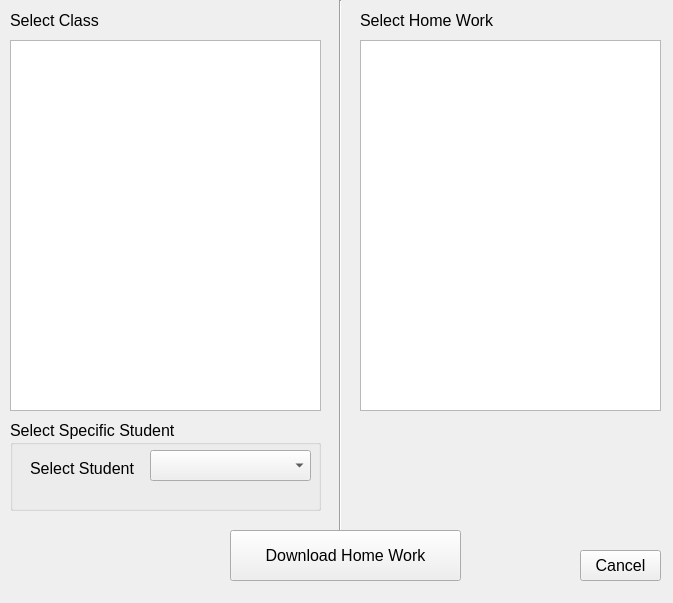
<?xml version="1.0" encoding="UTF-8"?>
<ui version="4.0">
 <class>DownloadFile</class>
 <widget class="QWidget" name="DownloadFile">
  <property name="geometry">
   <rect>
    <x>0</x>
    <y>0</y>
    <width>673</width>
    <height>603</height>
   </rect>
  </property>
  <property name="font">
   <font>
    <pointsize>12</pointsize>
   </font>
  </property>
  <property name="windowTitle">
   <string>Select File For Download</string>
  </property>
  <widget class="QTreeWidget" name="tWSelectHomeWork">
   <property name="geometry">
    <rect>
     <x>360</x>
     <y>40</y>
     <width>301</width>
     <height>371</height>
    </rect>
   </property>
   <property name="font">
    <font>
     <pointsize>12</pointsize>
    </font>
   </property>
   <property name="sortingEnabled">
    <bool>true</bool>
   </property>
   <attribute name="headerVisible">
    <bool>false</bool>
   </attribute>
   <column>
    <property name="text">
     <string notr="true">1</string>
    </property>
   </column>
  </widget>
  <widget class="QGroupBox" name="gBSelectStudent">
   <property name="geometry">
    <rect>
     <x>10</x>
     <y>420</y>
     <width>311</width>
     <height>91</height>
    </rect>
   </property>
   <property name="title">
    <string>Select Specific Student</string>
   </property>
   <widget class="QLabel" name="label">
    <property name="geometry">
     <rect>
      <x>20</x>
      <y>33</y>
      <width>111</width>
      <height>31</height>
     </rect>
    </property>
    <property name="text">
     <string>Select Student</string>
    </property>
   </widget>
   <widget class="QComboBox" name="cBSelectStudent">
    <property name="geometry">
     <rect>
      <x>140</x>
      <y>30</y>
      <width>161</width>
      <height>31</height>
     </rect>
    </property>
   </widget>
  </widget>
  <widget class="QTreeWidget" name="tWSelectClass">
   <property name="geometry">
    <rect>
     <x>10</x>
     <y>40</y>
     <width>311</width>
     <height>371</height>
    </rect>
   </property>
   <property name="font">
    <font>
     <pointsize>12</pointsize>
    </font>
   </property>
   <property name="sortingEnabled">
    <bool>false</bool>
   </property>
   <attribute name="headerVisible">
    <bool>false</bool>
   </attribute>
   <column>
    <property name="text">
     <string notr="true">1</string>
    </property>
   </column>
  </widget>
  <widget class="Line" name="line">
   <property name="geometry">
    <rect>
     <x>330</x>
     <y>0</y>
     <width>20</width>
     <height>541</height>
    </rect>
   </property>
   <property name="orientation">
    <enum>Qt::Vertical</enum>
   </property>
  </widget>
  <widget class="QLabel" name="label_2">
   <property name="geometry">
    <rect>
     <x>10</x>
     <y>10</y>
     <width>91</width>
     <height>21</height>
    </rect>
   </property>
   <property name="text">
    <string>Select Class</string>
   </property>
  </widget>
  <widget class="QPushButton" name="pBClose">
   <property name="geometry">
    <rect>
     <x>580</x>
     <y>550</y>
     <width>81</width>
     <height>31</height>
    </rect>
   </property>
   <property name="text">
    <string>Cancel</string>
   </property>
  </widget>
  <widget class="QLabel" name="label_3">
   <property name="geometry">
    <rect>
     <x>360</x>
     <y>10</y>
     <width>141</width>
     <height>21</height>
    </rect>
   </property>
   <property name="text">
    <string>Select Home Work</string>
   </property>
  </widget>
  <widget class="QPushButton" name="pBDownload">
   <property name="geometry">
    <rect>
     <x>230</x>
     <y>530</y>
     <width>231</width>
     <height>51</height>
    </rect>
   </property>
   <property name="text">
    <string>Download Home Work</string>
   </property>
  </widget>
 </widget>
 <tabstops>
  <tabstop>tWSelectClass</tabstop>
  <tabstop>cBSelectStudent</tabstop>
  <tabstop>tWSelectHomeWork</tabstop>
  <tabstop>pBDownload</tabstop>
  <tabstop>pBClose</tabstop>
 </tabstops>
 <resources/>
 <connections>
  <connection>
   <sender>pBClose</sender>
   <signal>clicked()</signal>
   <receiver>DownloadFile</receiver>
   <slot>close()</slot>
   <hints>
    <hint type="sourcelabel">
     <x>678</x>
     <y>561</y>
    </hint>
    <hint type="destinationlabel">
     <x>884</x>
     <y>573</y>
    </hint>
   </hints>
  </connection>
 </connections>
</ui>
